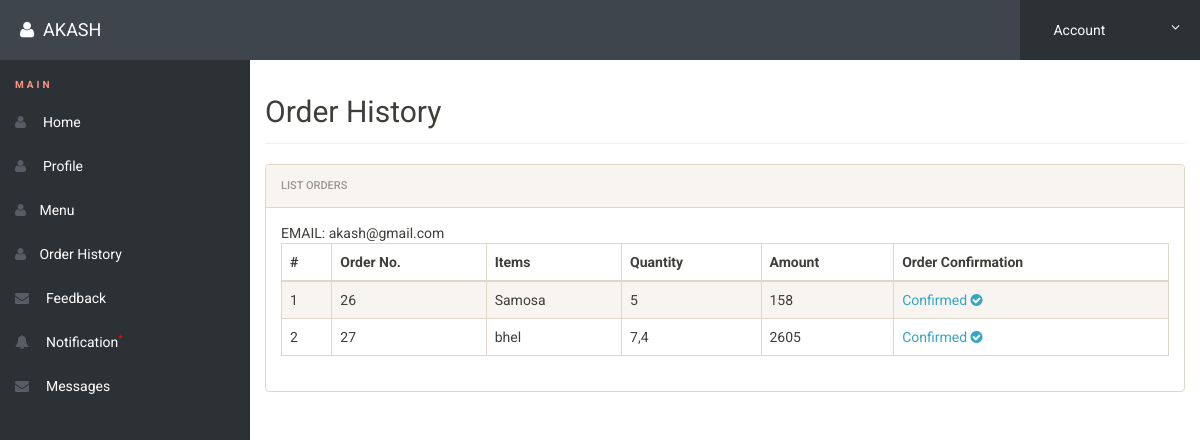
Screenshot of /orderhist.php (signed in) with the database file from the repository.
### tables this page shows
CREATE TABLE `orders` (
  `order_id` int(11) NOT NULL,
  `name` varchar(30) NOT NULL,
  `items` varchar(200) NOT NULL,
  `quantity` varchar(100) NOT NULL,
  `amount` int(11) NOT NULL,
  `status` int(11) NOT NULL
);

### orderhist.php (the view, shortened to what this page needs)
    <?php
include('includes/config.php');
if(strlen($_SESSION['alogin'])==0)
	{
header('location:index.php');
}
else{
 ?>
<!doctype html>
<html lang="en" class="no-js">
<head>
	<link rel="stylesheet" href="css/font-awesome.min.css">
	<link rel="stylesheet" href="css/bootstrap.min.css">
	<link rel="stylesheet" href="css/dataTables.bootstrap.min.css">
	<link rel="stylesheet" href="css/bootstrap-social.css">
	<link rel="stylesheet" href="css/bootstrap-select.css">
	<link rel="stylesheet" href="css/fileinput.min.css">
	<link rel="stylesheet" href="css/awesome-bootstrap-checkbox.css">
	<link rel="stylesheet" href="css/style.css">
</head>
<body>
	<?php include('includes/header.php');?>
	<div class="ts-main-content">
		<?php include('includes/leftbar.php');?>
		<div class="content-wrapper">
			<div class="container-fluid">
				<div class="row">
					<div class="col-md-12">
						<h2 class="page-title">Order History</h2>
						<div class="panel panel-default">
							<div class="panel-heading">List Orders</div>
							<div class="panel-body">
								<table id="zctb" class="display table table-striped table-bordered table-hover" cellspacing="0" width="100%">
									<thead>
										<tr>
										<th>#</th>
                                				<th>Order No.</th>
                                          		<th>Items</th>
                                                <th>Quantity</th>
                                                <th>Amount</th>
                                                <th>Order Confirmation</th>
										</tr>
									</thead>
									<tbody>
<?php
 $umail=$_SESSION['alogin'];
$sql = "SELECT * from orders where name=:mail ";
$query = $dbh -> prepare($sql);
$query-> bindParam(':mail',$umail, PDO::PARAM_STR);
$query->execute();
$results=$query->fetchAll(PDO::FETCH_OBJ);
$cnt=1;
if($query->rowCount() > 0)
{
foreach($results as $result)
{	$itemid=$result->items;
$str_arr = explode (",", $itemid);
  $a=array();
for ($x = 0; $x < sizeof($str_arr); $x++)
{
  $nn=$str_arr[$x];
  	$sql1="select * from items where pid=:nn";
$query1 = $dbh -> prepare($sql1);
  $query1-> bindParam(':nn',$nn, PDO::PARAM_STR);
$query1->execute();
  $results1=$query1->fetchAll(PDO::FETCH_OBJ);
foreach($results1 as $result1)
{
  array_push($a,$result1->name);
}
}
   ?>
										<tr>
  											<td><?php echo htmlentities($cnt);?></td>
  											<td><?php echo htmlentities($result->order_id);?>												</td>
                                            <td><?php echo implode(" , ",$a);?> </td>
                                            <td><?php echo htmlentities($result->quantity);?></td>
                                            <td><?php echo htmlentities($result->amount);?></td>
                                            <td>
                                            <?php if($result->status == 1)
                                                    {?>
                                                    <a>Confirmed <i class="fa fa-check-circle"></i></a>
                                                    <?php } else {?>
                                                    <a>Un-Confirmed <i class="fa fa-times-circle"></i></a>
                                                    <?php } ?>
</td>
										</tr>
										<?php $cnt=$cnt+1; }}?>
									</tbody>
								</table>
							</div>
						</div>
					</div>
				</div>
			</div>
		</div>
	</div>
</body>
</html>
<?php } ?>

### css/style.css (style rules this page uses)
html { font-size: 14px; }
@media only screen and (min-width: 480px) { html { font-size: 17px; } }
@media only screen and (min-width: 768px) { html { font-size: 14px; } }
body { font-size: 1em; }
a { color: #37a6c4; }
.panel { overflow: hidden; }
.page-title { padding-bottom: 15px; margin-bottom: 20px; border-bottom: 1px solid #f0f0f0; }
.ts-main-content .content-wrapper { padding-top: 15px; margin-top: 60px; }
@media only screen and (min-width: 992px) { .ts-main-content .content-wrapper { margin-left: 250px; } }

### rows the page displays
orders: order_id "26", a "Samosa", quantity "5", amount "158", status "Confirmed"
orders: order_id "27", a "bhel", quantity "7,4", amount "2605", status "Confirmed"

### other values shown
$_SESSION['nlogin'] "AKASH"
